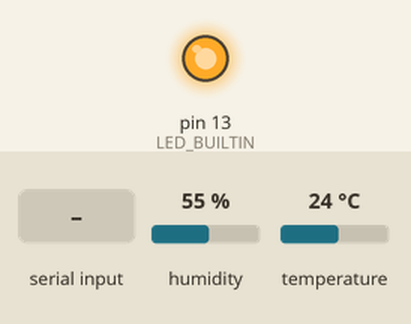
Bench run of a sketch on a simulated Arduino Uno, built with avr-gcc and run on an emulated ATmega328P. Shown: output pins drawn as LEDs (lit = HIGH). Inputs (shaded band) come from the test bench; at power-on: humidity 55 %, temperature 24 °C. What the sketch prints to the serial monitor is not drawn.

Above: at 2.1 s.
2.2 s: "R" received over Serial
At 4.4 s:
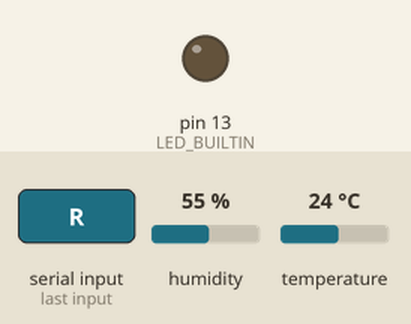
Timing chart, 0 to 5.9 s (numbered marks = the images above; inputs shaded):
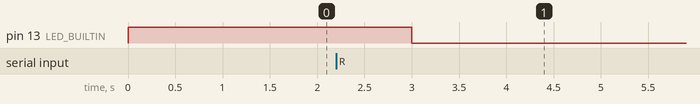

The sketch:

Sensor.ino
```cpp
#include <DHT.h>
#include <ArduinoJson.h>

#define DHT_PIN 2
#define DHT_TYPE DHT11
#define LIGHT_PIN A0
#define PH_METER_PIN A1
#define PH_ARRAY_LENGTH 40

int pHArray[PH_ARRAY_LENGTH];
int pHArrayIndex = 0;
int DelayInterval = 10000;
DHT dht(DHT_PIN, DHT_TYPE);

//시리얼 초기화 및 서버 연결 상태 점검
void initSerial()
{
  pinMode(LED_BUILTIN, OUTPUT);
  Serial.begin(9600);

  //시리얼 포트가 연결이 되지 않을 경우, LED를 켠다.
  while(!Serial) {
    digitalWrite(LED_BUILTIN, HIGH);
  }
  digitalWrite(LED_BUILTIN, LOW);

  //접속 상태 확인
  while(1) {
    digitalWrite(LED_BUILTIN, HIGH);
    Serial.print('C');
    delay(1000);
    if (Serial.available() > 0) {
      char Byte = Serial.read();
      if( Byte == 'R' ) {
        Serial.print('R');
        break;
      }
    }
  }
  digitalWrite(LED_BUILTIN, LOW);
}

// 센서 값을 Json으로 변경
JsonObject &toJson(float temp, float humid, int light, float ph) {
  DynamicJsonBuffer jsonBuffer;
  JsonObject &jsonObj = jsonBuffer.createObject();

  jsonObj["Temp"] = temp;
  jsonObj["Humid"] = humid;
  jsonObj["Light"] = light;
  jsonObj["pH"] = ph;

  return jsonObj;
}

// 시리얼 수신 시 발생
void serialEvent() {
  if (Serial.available() > 0) {
    String readBuffer = Serial.readString();
    DynamicJsonBuffer jsonBuffer;
    JsonObject &jsonObj = jsonBuffer.parseObject(readBuffer);

    String Command = jsonObj["Comm"];
    //딜레이 간격 조절
    if (Command == "setInterval") {
      DelayInterval = jsonObj["Interval"];
      Serial.print('R');
    }
  }
}

double avergearray(int* arr, int number){
  int i;
  int max,min;
  double avg;
  long amount=0;
  if(number<=0){
    Serial.println("Error number for the array to avraging!/n");
    return 0;
  }
  if(number<5){   //less than 5, calculated directly statistics
    for(i=0;i<number;i++){
      amount+=arr[i];
    }
    avg = amount/number;
    return avg;
  }else{
    if(arr[0]<arr[1]){
      min = arr[0];max=arr[1];
    }
    else{
      min=arr[1];max=arr[0];
    }
    for(i=2;i<number;i++){
      if(arr[i]<min){
        amount+=min;        //arr<min
        min=arr[i];
      }else {
        if(arr[i]>max){
          amount+=max;    //arr>max
          max=arr[i];
        }else{
          amount+=arr[i]; //min<=arr<=max
        }
      }//if
    }//for
    avg = (double)amount/(number-2);
  }//if
  return avg;
}

float readpH () {
      float pHValue, voltage;
      pHArray[pHArrayIndex++] = analogRead(PH_METER_PIN);
      if(pHArrayIndex == PH_ARRAY_LENGTH )
        pHArrayIndex=0;
      voltage = avergearray(pHArray, PH_ARRAY_LENGTH) * 5.0 / 1024;
      pHValue = 3.5 * voltage + 0.0;

      return pHValue;
}

void setup() {
  initSerial();
  dht.begin();
}

void loop() {
  float tmp = dht.readTemperature();
  float hum = dht.readHumidity();
  int light = analogRead(LIGHT_PIN);
  float ph = readpH();

  //toJson(tmp, hum, light, ph).printTo(Serial);
  toJson(tmp, hum, 1000, 7.0).printTo(Serial);
  Serial.println("");
  delay(DelayInterval);
}
```

Measured:
- after the input at 2.2 s, pin 13 (LED_BUILTIN): HIGH → LOW after 0.80 s
